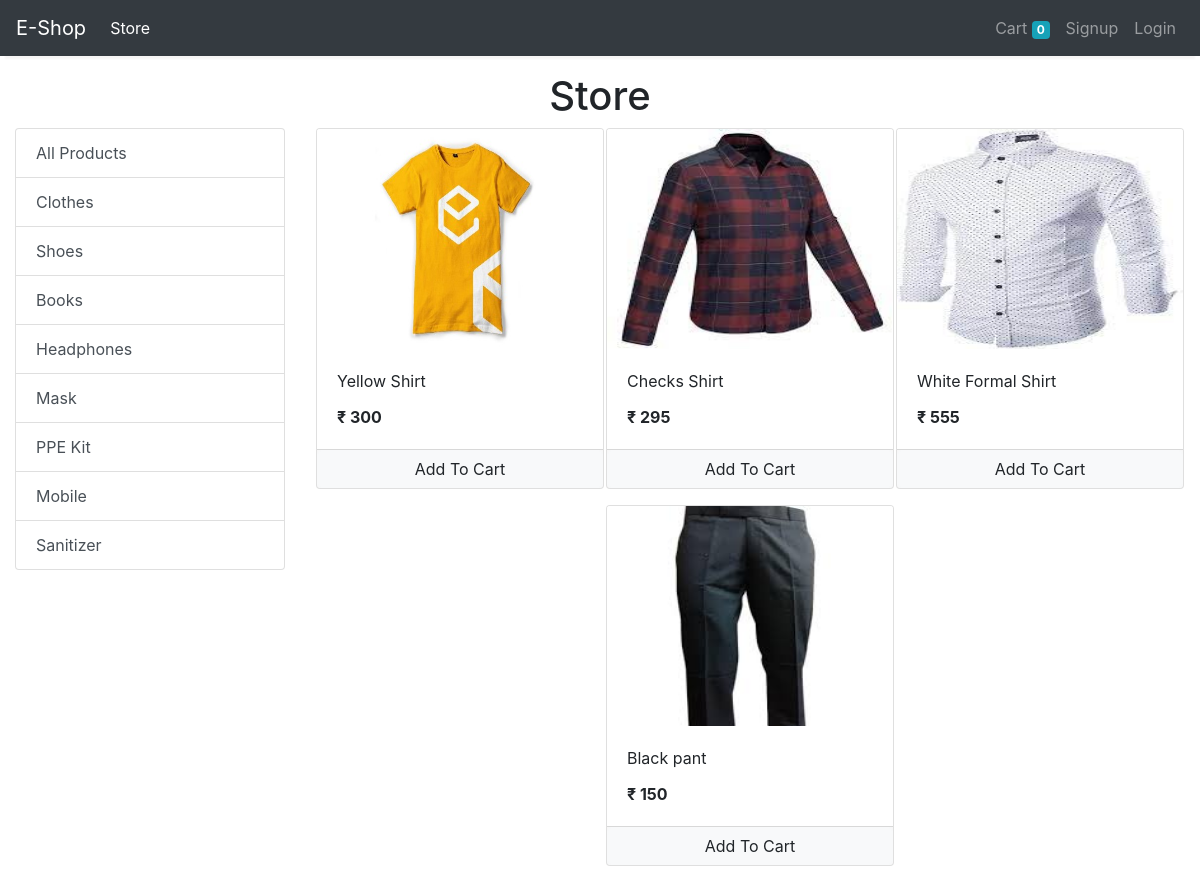
/store?category=1, run on the app's committed database.
### store/models/category.py (models this page shows, shortened)
class Category(models.Model):
    name = models.CharField(max_length=20)
    @staticmethod
    def get_all_categories():
        return Category.objects.all()

### store/models/product.py (models this page shows, shortened)
class Product(models.Model):
    name = models.CharField(max_length=50)
    price = models.IntegerField(default=0)
    category = models.ForeignKey(Category, on_delete=models.CASCADE, default=1)
    description = models.CharField(max_length=200, default='' , null=True , blank=True)
    image = models.ImageField(upload_to='uploads/products/')
    @staticmethod
    def get_all_products_by_categoryid(category_id):
        if category_id:
            return Product.objects.filter(category = category_id)
        else:
            return Product.get_all_products();

### store/views/home.py (the view)
# urls.py: path('' , include('store.urls'))
def store(request):
    cart = request.session.get('cart')
    if not cart:
        request.session['cart'] = {}
    products = None
    categories = Category.get_all_categories()
    categoryID = request.GET.get('category')
    if categoryID:
        products = Product.get_all_products_by_categoryid(categoryID)
    else:
        products = Product.get_all_products();
    data = {}
    data['products'] = products
    data['categories'] = categories
    return render(request, 'index.html', data)

### store/templatetags/cart.py (called while the page is built)
@register.filter(name='is_in_cart')
def is_in_cart(product, cart):
    keys = cart.keys()
    for id in keys:
        if int(id) == product.id:
            return True
    return False

### store/templatetags/custom_filter.py (called while the page is built)
@register.filter(name='currency')
def currency(number):
    return "₹ "+str(number)

### store/templates/index.html (shortened to what this page needs)
{% extends 'base.html' %}
{% block content %}
{% load cart %}
{% load custom_filter %}
<div class="container-fluid mt-3">
	<div class="row">
		<div class="col-12">
			<h1 class="text-center">Store</h1>
		</div>
		<div class="col-lg-3 mx-auto">
			<div class="list-group">
				<a href="/" class="list-group-item list-group-item-action">All Products</a>
				{% for category in categories %}
				<a href="/?category={{category.id}}"
					class="list-group-item list-group-item-action">{{category.name}}</a>
				{% endfor %}
			</div>
		</div>
		<div id='products' class="col-lg-9 mx-auto">
			<div class="row mx-auto">
				{% for product in products %}
				<div class="card mx-auto mb-3" id={{product.id}} style="width: 18rem;">
					<img class="card-img-top" height="220px" width="290px" src="{{product.image.url}}"
						alt="Card image cap">
					<div class="card-body">
						<p class="card-title">{{product.name}}</p>
						<p class="card-text"><b>{{product.price|currency}}</b></p>
					</div>
					<div class="card-footer p-0 no-gutters">
						{% if product|is_in_cart:request.session.cart %}
						<div class="row no-gutters">
							<form action="/#{{product.id}}" class="col-2 " method="post">
								{% csrf_token %}
								<input hidden type="text" name='product' value='{{product.id}}'>
								<input hidden type="text" name='remove' value='True'>
								<input type="submit" value=" - " class="btn btn-block btn-light border-right">
							</form>
							<div class="text-center col">{{product|cart_quantity:request.session.cart}} in Cart</div>
							<form action="/#{{product.id}}" class="col-2 " method="post">
								{% csrf_token %}
								<input hidden type="text" name='product' value='{{product.id}}'>
								<input type="submit" value=" + " class="btn btn-block btn-light border-left">
							</form>
						</div>
						{% else %}
						<form action="/#{{product.id}}" method="POST" class="btn-block">
							<input type="submit" class="float-right btn btn-light  form-control" value="Add To Cart">
						</form>
						{% endif %}
					</div>
				</div>
				{% endfor %}
			</div>
		</div>
	</div>
</div>
{% endblock %}

### data on the page
Category: name "Clothes"
Category: name "Shoes"
Category: name "Books"
Category: name "Headphones"
Category: name "Mask"
Category: name "PPE Kit"
Category: name "Mobile"
Category: name "Sanitizer"
Product: {{ product.id }} 1 (drawn), image (picture), name "Yellow Shirt", price "₹ 300"
Product: image (picture), name "Checks Shirt", price "₹ 295"
Product: image (picture), name "White Formal Shirt", price "₹ 555"
Product: image (picture), name "Black pant", price "₹ 150"

### other printed values
{{ request.session.cart.keys|length }} "0"
